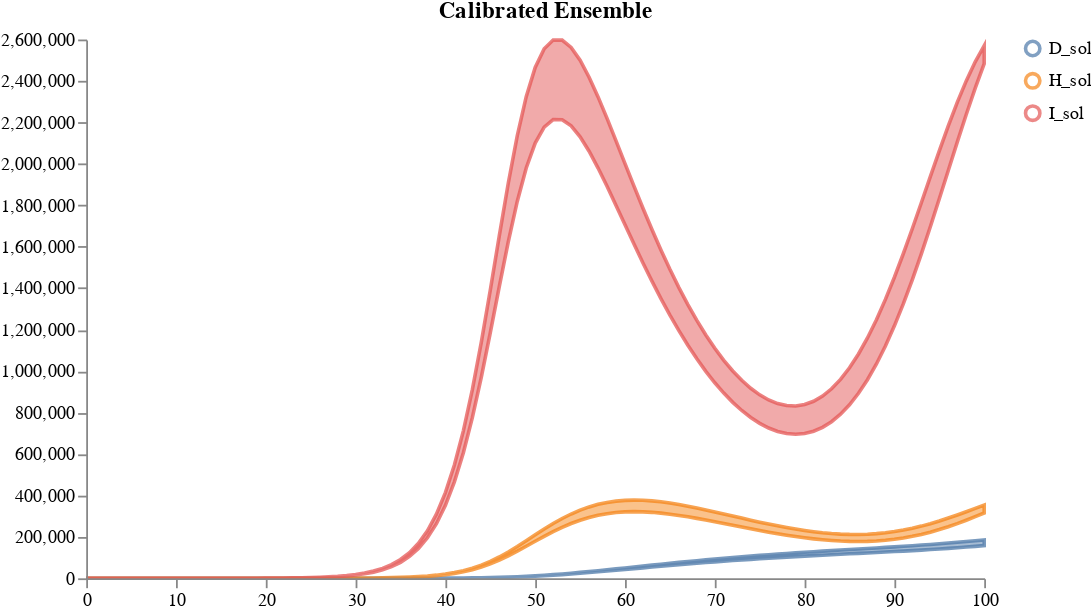

The notebook cell this image was saved under:
### Markdown cell above
### Load and calibrate and sample an ensemble of models

### Code cell
num_samples = 2
model_paths = [model1_location, model4_location, model6_location]
data_path = "../../notebook/ensemble_eval_sa/NY_data1.csv"
weights = [1/3, 1/3, 1/3]
solution_mappings = [{"I": "I", "H": "H", "D": "D"},
                     {"I": "I", "H": "H", "D": "D"}, 
                     {"I": "Cases", "H": "Hosp", "D": "Deaths"},
                     ]

# Run the calibration and sampling
result = load_and_calibrate_and_sample_ensemble_model(
    model_paths,
    data_path,
    weights,
    solution_mappings,
    num_samples,
    timepoints,
    verbose=True,
    total_population=19340000,
    num_iterations=10,
    time_unit="days",
    visual_options={"title": "Calibrated Ensemble", "subset":".*_sol"}
)

plots.ipy_display(result["visual"])

### Figure 1 — Vega specification as saved in the notebook (floating-point values rounded to 4 significant figures; data arrays with more than 128 entries replaced by an {"elided": "..."} marker saying what was removed)
{"$schema": "https://vega.github.io/schema/vega/v5.json", "axes": [{"name": "x_axis", "orient": "bottom", "scale": "xscale", "zindex": 100}, {"name": "y_axis", "orient": "left", "scale": "yscale", "zindex": 100}], "data": [{"name": "distributions", "values": {"elided": "303 records"}}, {"name": "traces", "transform": [{"expr": "isValid(datum.value)", "type": "filter"}], "values": []}, {"name": "points", "values": []}, {"name": "markers", "values": []}, {"name": "selected", "on": [{"remove": true, "trigger": "clear"}, {"remove": true, "trigger": "!shift"}, {"insert": "clicked", "trigger": "!shift && clicked"}, {"toggle": "clicked", "trigger": "shift && clicked"}]}], "height": 300, "legends": [{"encode": {"labels": {"interactive": true, "name": "legendLabel", "update": {"opacity": [{"test": "!length(data('selected')) || indata('selected', 'value', datum.value)", "value": 1}, {"value": 0.25}]}}, "symbols": {"interactive": true, "name": "legendSymbol", "update": {"fill": {"value": "transparent"}, "opacity": [{"test": "!length(data('selected')) || indata('selected', 'value', datum.value)", "value": 0.7}, {"value": 0.15}], "size": {"value": 64}, "strokeWidth": {"value": 2}}}}, "name": "color_legend", "stroke": "color"}], "marks": [{"from": {"facet": {"data": "points", "groupby": "trajectory", "name": "points_split"}}, "marks": [{"encode": {"hover": {"fillOpacity": {"value": 0.9}}, "update": {"fill": {"field": "trajectory", "scale": "color"}, "fillOpacity": [{"test": "!length(data('selected')) || indata('selected', 'value', datum.trajectory)", "value": 0.5}, {"value": 0.15}], "size": {"value": 10}, "stroke": {"field": "trajectory", "scale": "color"}, "strokeOpacity": [{"test": "!length(data('selected')) || indata('selected', 'value', datum.trajectory)", "value": 0.75}, {"value": 0.15}], "strokeWidth": {"value": 2}, "tooltip": {"field": "value"}, "x": {"field": "timepoint", "scale": "xscale"}, "y": {"field": "value", "scale": "yscale"}}}, "from": {"data": "points"}, "name": "_points_symbol", "type": "symbol", "zindex": 3}, {"encode": {"hover": {"fillOpacity": {"value": 0.9}}, "update": {"interpolate": {"value": "linear"}, "stroke": {"field": "trajectory", "scale": "color"}, "strokeOpacity": [{"test": "!length(data('selected')) || indata('selected', 'value', datum.trajectory)", "value": 0.3}, {"value": 0.1}], "strokeWidth": {"value": 2}, "x": {"field": "timepoint", "scale": "xscale"}, "y": {"field": "value", "scale": "yscale"}}}, "from": {"data": "points"}, "name": "_points_line", "type": "line", "zindex": 3}], "name": "_points", "type": "group", "zindex": 3}, {"from": {"facet": {"data": "traces", "groupby": "trajectory", "name": "traces_split"}}, "marks": [{"encode": {"hover": {"fillOpacity": {"value": 0.9}}, "update": {"interpolate": {"value": "linear"}, "stroke": {"field": "trajectory", "scale": "color"}, "strokeOpacity": [{"test": "!length(data('selected')) || indata('selected', 'value', datum.trajectory)", "value": 0.75}, {"value": 0.15}], "strokeWidth": {"value": 2}, "x": {"field": "timepoint", "scale": "xscale"}, "y": {"field": "value", "scale": "yscale"}}}, "from": {"data": "traces_split"}, "name": "_traces_lines", "type": "line"}], "name": "_traces", "type": "group", "zindex": 2}, {"from": {"facet": {"data": "distributions", "groupby": "trajectory", "name": "trajectory_split"}}, "marks": [{"encode": {"hover": {"fillOpacity": {"value": 0.9}}, "update": {"fill": {"field": "trajectory", "scale": "color"}, "fillOpacity": [{"test": "!length(data('selected')) || indata('selected', 'value', datum.trajectory)", "value": 0.5}, {"value": 0.15}], "interpolate": {"value": "linear"}, "stroke": {"field": "trajectory", "scale": "color"}, "strokeOpacity": [{"test": "!length(data('selected')) || indata('selected', 'value', datum.trajectory)", "value": 0.75}, {"value": 0.15}], "strokeWidth": {"value": 2}, "x": {"field": "timepoint", "scale": "xscale"}, "y": {"field": "upper", "scale": "yscale"}, "y2": {"field": "lower", "scale": "yscale"}}}, "from": {"data": "trajectory_split"}, "type": "area"}], "name": "_distributions", "type": "group", "zindex": 1}, {"marks": [{"encode": {"enter": {"stroke": {"value": "lightgray"}}, "update": {"opacity": {"value": 1}, "x": {"field": "timepoint", "scale": "xscale"}, "y": {"signal": "height"}, "y2": {"value": 0}}}, "from": {"data": "markers"}, "name": "_marker text", "type": "rule"}, {"encode": {"enter": {"fontSize": {"value": 8}, "text": {"field": "datum.label"}, "y": {"value": 0}}}, "from": {"data": "_marker text"}, "name": "_marker flags", "transform": [{"as": ["x", "_y", "opacity", "align", "baseline"], "lineAnchor": "start", "offset": [1], "size": {"signal": "[width, height]"}, "type": "label"}], "type": "text"}], "name": "_markers", "type": "group"}], "scales": [{"domain": {"fields": [{"data": "distributions", "field": "timepoint"}, {"data": "traces", "field": "timepoint"}, {"data": "points", "field": "timepoint"}, {"data": "markers", "field": "timepoint"}]}, "name": "xscale", "range": "width", "type": "linear", "zero": false}, {"domain": {"fields": [{"data": "distributions", "field": "lower"}, {"data": "distributions", "field": "upper"}, {"data": "traces", "field": "value"}, {"data": "points", "field": "value"}]}, "name": "yscale", "nice": true, "range": "height", "type": "linear", "zero": true}, {"domain": {"fields": [{"data": "distributions", "field": "trajectory"}, {"data": "traces", "field": "trajectory"}, {"data": "points", "field": "trajectory"}]}, "name": "color", "range": "category", "type": "ordinal"}], "signals": [{"name": "clear", "on": [{"events": "mouseup[!event.item]", "force": true, "update": "true"}], "value": true}, {"name": "shift", "on": [{"events": "@legendSymbol:click, @legendLabel:click", "force": true, "update": "event.shiftKey"}], "value": false}, {"name": "clicked", "on": [{"events": "@legendSymbol:click, @legendLabel:click", "force": true, "update": "{value: datum.value}"}], "value": null}], "title": "Calibrated Ensemble", "width": 500}
